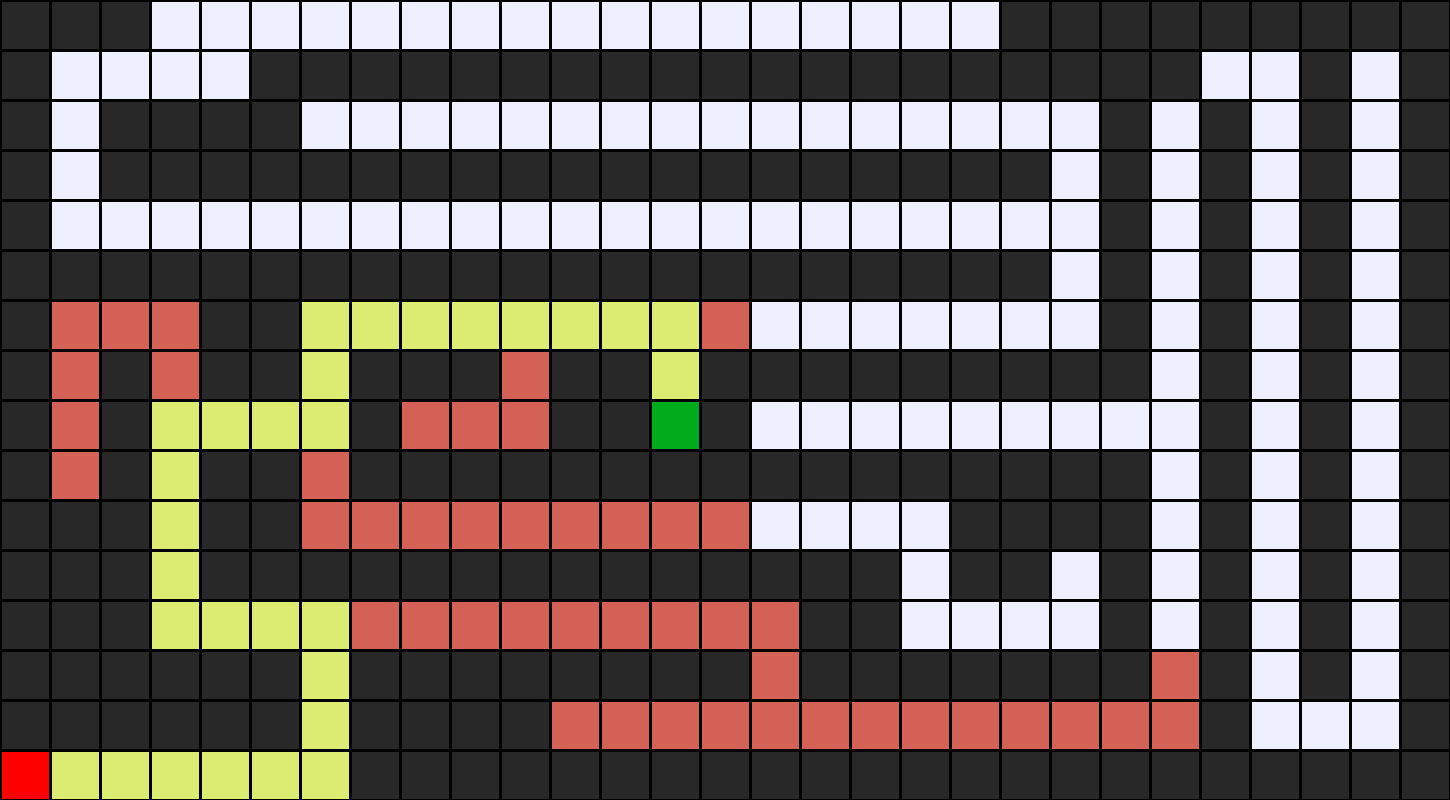

Here is the Python script that generated this plot:
import sys
import heapq


class Node():
    def __init__(self, state, parent, action, cost=1):  # tk added cost field
        self.state = state
        self.parent = parent
        self.action = action
        self.cost = cost

    def __lt__(self, other): return id(self) < id(other)
    def __le__(self, other): return id(self) <= id(other)

class StackFrontier():
    def __init__(self):
        self.frontier = []

    def add(self, node):
        self.frontier.append(node)

    def contains_state(self, state):
        return any(node.state == state for node in self.frontier)

    def empty(self):
        return len(self.frontier) == 0

    def remove(self):
        if self.empty():
            raise Exception("empty frontier")
        else:
            node = self.frontier[-1]
            self.frontier = self.frontier[:-1]
            return node


class QueueFrontier(StackFrontier):  # Only need to implement remove

    # -- Step 1 --
    def remove(self):
        if self.empty():
            raise Exception("empty frontier")
        else:
            node = self.frontier[0]
            self.frontier = self.frontier[1:]
            return node



class PriorityQueue:
    """
      Modified https://courses.cs.washington.edu/courses/csep573/14sp/pacman/tracking/docs/util.html
      Implements a priority queue data structure. Each inserted item
      has a priority associated with it and the client is usually interested
      in quick retrieval of the lowest-priority item in the queue. This
      data structure allows O(1) access to the lowest-priority item.

      Note that this PriorityQueue does not allow you to change the priority
      of an item.  However, you may insert the same item multiple times with
      different priorities.
    """

    def __init__(self):
        self.heap = []
        self.frontier = []

    def add(self, item, priority):
        self.frontier.append(item)
        pair = (priority, item)
        heapq.heappush(self.heap, pair)

    def remove(self):
        (priority, item) = heapq.heappop(self.heap)
        self.frontier.remove(item)
        return item

    def contains_state(self, state):
        return any(item.state == state for item in self.frontier)

    def empty(self):
        return len(self.heap) == 0


 # -- Step 3 --
def manhattanDistance(xy1, xy2):
    "Returns the Manhattan distance between points xy1 and xy2"
    x1, y1 = xy1
    x2, y2 = xy2
    return abs(x1 - x2) + abs(y1 - y2)


class Maze():

    def __init__(self, filename):

        # Read file and set height and width of maze
        with open(filename) as f:
            contents = f.read()

        # Validate start and goal
        if contents.count("A") != 1:
            raise Exception("maze must have exactly one start point")
        if contents.count("B") != 1:
            raise Exception("maze must have exactly one goal")

        # Determine height and width of maze
        contents = contents.splitlines()
        self.height = len(contents)
        self.width = max(len(line) for line in contents)

        # Keep track of walls
        self.walls = []
        for i in range(self.height):
            row = []
            for j in range(self.width):
                try:
                    if contents[i][j] == "A":
                        self.start = (i, j)
                        row.append(False)
                    elif contents[i][j] == "B":
                        self.goal = (i, j)
                        row.append(False)
                    elif contents[i][j] == " ":
                        row.append(False)
                    else:
                        row.append(True)
                except IndexError:
                    row.append(False)
            self.walls.append(row)

        self.solution = None

    def print(self):
        solution = self.solution[1] if self.solution is not None else None
        print()
        for i, row in enumerate(self.walls):
            for j, col in enumerate(row):
                if col:
                    print("█", end="")
                elif (i, j) == self.start:
                    print("A", end="")
                elif (i, j) == self.goal:
                    print("B", end="")
                elif solution is not None and (i, j) in solution:
                    print("*", end="")
                else:
                    print(" ", end="")
            print()
        print()

    def neighbors(self, state):
        row, col = state
        candidates = [
            ("up", (row - 1, col)),
            ("down", (row + 1, col)),
            ("left", (row, col - 1)),
            ("right", (row, col + 1))
        ]

        result = []
        for action, (r, c) in candidates:
            if 0 <= r < self.height and 0 <= c < self.width and not self.walls[r][c]:
                result.append((action, (r, c)))
        return result


    # -- Step 2 & 4--
    def solve(self):
        """Finds a solution to maze, if one exists.
           Complete the following code where indicated"""

        # Keep track of number of states explored
        self.num_explored = 0

        # Initialize frontier to just the starting position, priority is not part of state
        start = Node(state=self.start, parent=None, action=None, cost=0)

        # Choose the appropriate data structure for the frontier
        # used for search from the three below

        #frontier = StackFrontier() # DFS
        frontier = QueueFrontier() # BFS
        # frontier = PriorityQueue() # A*

        # slightly different code if using Priority Queue
        frontier.add(start)    # no priority
        # frontier.add(start, 100)  #  priority


        # Initialize an empty explored set
        self.explored = set()

        # This is the loop that finds the path
        while True:

            # If nothing left in frontier, then no path
            if frontier.empty():
                raise Exception("no solution")

            # Choose a node from the frontier
            node = frontier.remove()
            self.num_explored += 1

            # If node is the goal, then have a solution
            # and  must reconstruct the path
            if node.state == self.goal:
                actions = []
                cells = []

                while node.parent is not None:
                    actions.append(node.action)
                    cells.append(node.state)
                    node = node.parent
                    
                actions.reverse()
                cells.reverse()
                self.solution = (actions, cells)
                return

            self.explored.add(node.state)

            # Add neighbors to frontier
        
            for action, state in self.neighbors(node.state):
                if state not in self.explored:

                    # No Priority
                    child = Node(state=state, parent=node, action=action, cost=node.cost + 1)
                    frontier.add(child)
                    
                    # Priority  - need to add the appropriate code to
                    # in case for using PriorityQueue
                    #priority = node.cost + manhattanDistance(state, self.goal)
                    #frontier.add(child, priority)                                                  


    def output_image(self, filename, show_solution=True, show_explored=False):
        from PIL import Image, ImageDraw
        cell_size = 50
        cell_border = 2

        # Create a blank canvas
        img = Image.new(
            "RGBA",
            (self.width * cell_size, self.height * cell_size),
            "black"
        )
        draw = ImageDraw.Draw(img)

        solution = self.solution[1] if self.solution is not None else None
        for i, row in enumerate(self.walls):
            for j, col in enumerate(row):

                # Walls
                if col:
                    fill = (40, 40, 40)

                # Start
                elif (i, j) == self.start:
                    fill = (255, 0, 0)

                # Goal
                elif (i, j) == self.goal:
                    fill = (0, 171, 28)

                # Solution
                elif solution is not None and show_solution and (i, j) in solution:
                    fill = (220, 235, 113)

                # Explored
                elif solution is not None and show_explored and (i, j) in self.explored:
                    fill = (212, 97, 85)

                # Empty cell
                else:
                    fill = (237, 240, 252)

                # Draw cell
                draw.rectangle(
                    ([(j * cell_size + cell_border, i * cell_size + cell_border),
                      ((j + 1) * cell_size - cell_border, (i + 1) * cell_size - cell_border)]),
                    fill=fill
                )

        img.save(filename)


if len(sys.argv) != 2:
    sys.exit("Usage: python maze.py maze.txt")

m = Maze(sys.argv[1])
print("Maze:")
m.print()
print("Solving...")
m.solve()
print("States Explored:", m.num_explored)
print("Solution:")
m.print()
m.output_image("maze.png", show_explored=True)
